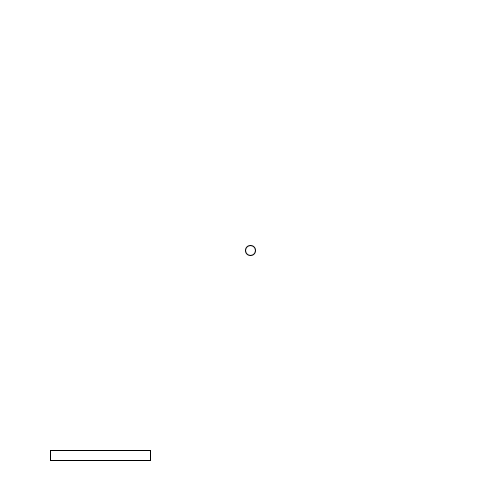
Frame 1 (no input)
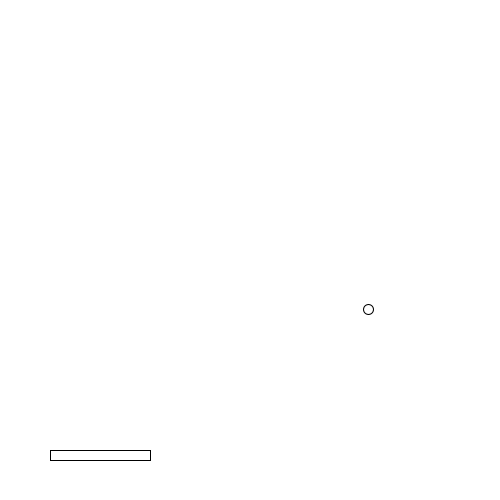
Frame 60 (the mouse pressed at the canvas centre just before this capture)
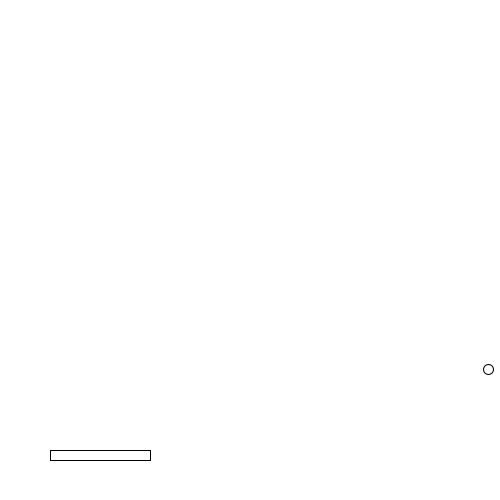
Frame 120 (the mouse held since frame 60 and released just before this capture)

The Processing sketch that drew these frames (run headless with seeded random() and noise(); from frame 60 on, the mouse is pressed at the canvas centre):

// Processing sketch: sketch_190327a
// ── sketch_190327a.pde
void setup() {
  size(500, 500);
}
void draw() {
  background(255);
  paleta();
  pilka();
}



float a = 50;
float xp = 250;
float yp = 250;
float lock = 0;
float x = -1;
float y = -1;
float z = 3;
float v = 1;
float speedx =2;
float speedy =1;


void paleta() {
  rect(a, 450, 100, 10);
  if (keyPressed) {
    if (key == CODED) {
      if (keyCode == RIGHT) {
        a=a+6;
      }
      if (keyCode == LEFT) {
        a=a-6;
      }
    }
  }
}

void pilka() {
  ellipse(xp, yp, 10, 10);
     
        xp = xp + speedx;
        yp = yp + speedy;
 
 
  
    if(xp <= 5){
   speedx = speedx*-1;
    
    }
    if(yp <= 5){
     speedy = speedy*-1;
    
    }
    if(xp >= 495){
 speedx = speedx*-1;
    
    }
    if(yp >= 495){
   speedy = speedy*-1;
    
    }
}
